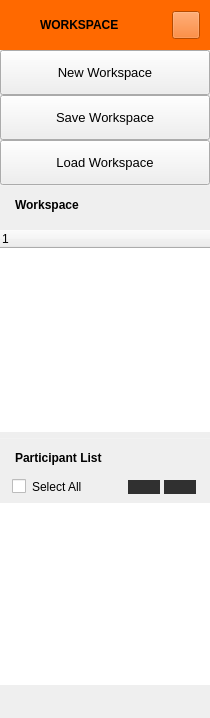
        <widget class="QFrame" name="extraLeftBox">
         <property name="minimumSize">
          <size>
           <width>210</width>
           <height>0</height>
          </size>
         </property>
         <property name="maximumSize">
          <size>
           <width>0</width>
           <height>16777215</height>
          </size>
         </property>
         <property name="frameShape">
          <enum>QFrame::NoFrame</enum>
         </property>
         <property name="frameShadow">
          <enum>QFrame::Raised</enum>
         </property>
         <layout class="QVBoxLayout" name="extraColumLayout">
          <property name="spacing">
           <number>0</number>
          </property>
          <property name="leftMargin">
           <number>0</number>
          </property>
          <property name="topMargin">
           <number>0</number>
          </property>
          <property name="rightMargin">
           <number>0</number>
          </property>
          <property name="bottomMargin">
           <number>0</number>
          </property>
          <item>
           <widget class="QFrame" name="extraTopBg">
            <property name="minimumSize">
             <size>
              <width>0</width>
              <height>50</height>
             </size>
            </property>
            <property name="maximumSize">
             <size>
              <width>16777215</width>
              <height>50</height>
             </size>
            </property>
            <property name="styleSheet">
             <string notr="true">background-color:rgba(255,105,0,1);</string>
            </property>
            <property name="frameShape">
             <enum>QFrame::NoFrame</enum>
            </property>
            <property name="frameShadow">
             <enum>QFrame::Raised</enum>
            </property>
            <layout class="QVBoxLayout" name="verticalLayout_5">
             <property name="spacing">
              <number>0</number>
             </property>
             <property name="leftMargin">
              <number>0</number>
             </property>
             <property name="topMargin">
              <number>0</number>
             </property>
             <property name="rightMargin">
              <number>0</number>
             </property>
             <property name="bottomMargin">
              <number>0</number>
             </property>
             <item>
              <layout class="QGridLayout" name="extraTopLayout">
               <property name="leftMargin">
                <number>10</number>
               </property>
               <property name="rightMargin">
                <number>10</number>
               </property>
               <property name="horizontalSpacing">
                <number>10</number>
               </property>
               <property name="verticalSpacing">
                <number>0</number>
               </property>
               <item row="0" column="0">
                <widget class="QFrame" name="extraIcon">
                 <property name="minimumSize">
                  <size>
                   <width>20</width>
                   <height>0</height>
                  </size>
                 </property>
                 <property name="maximumSize">
                  <size>
                   <width>20</width>
                   <height>20</height>
                  </size>
                 </property>
                 <property name="styleSheet">
                  <string notr="true"/>
                 </property>
                 <property name="frameShape">
                  <enum>QFrame::NoFrame</enum>
                 </property>
                 <property name="frameShadow">
                  <enum>QFrame::Raised</enum>
                 </property>
                </widget>
               </item>
               <item row="0" column="1">
                <widget class="QLabel" name="extraLabel">
                 <property name="minimumSize">
                  <size>
                   <width>150</width>
                   <height>0</height>
                  </size>
                 </property>
                 <property name="styleSheet">
                  <string notr="true">font-weight: bold;
</string>
                 </property>
                 <property name="text">
                  <string>WORKSPACE</string>
                 </property>
                </widget>
               </item>
               <item row="0" column="2">
                <widget class="QPushButton" name="extraCloseColumnBtn">
                 <property name="minimumSize">
                  <size>
                   <width>28</width>
                   <height>28</height>
                  </size>
                 </property>
                 <property name="maximumSize">
                  <size>
                   <width>28</width>
                   <height>28</height>
                  </size>
                 </property>
                 <property name="cursor">
                  <cursorShape>PointingHandCursor</cursorShape>
                 </property>
                 <property name="toolTip">
                  <string>Close left box</string>
                 </property>
                 <property name="text">
                  <string/>
                 </property>
                 <property name="icon">
                  <iconset resource="resources.qrc">
                   <normaloff>:/icons/images/icons/icon_close.png</normaloff>:/icons/images/icons/icon_close.png</iconset>
                 </property>
                 <property name="iconSize">
                  <size>
                   <width>20</width>
                   <height>20</height>
                  </size>
                 </property>
                </widget>
               </item>
              </layout>
             </item>
            </layout>
           </widget>
          </item>
          <item>
           <widget class="QFrame" name="extraContent">
            <property name="frameShape">
             <enum>QFrame::NoFrame</enum>
            </property>
            <property name="frameShadow">
             <enum>QFrame::Raised</enum>
            </property>
            <layout class="QVBoxLayout" name="verticalLayout_12">
             <property name="spacing">
              <number>0</number>
             </property>
             <property name="leftMargin">
              <number>0</number>
             </property>
             <property name="topMargin">
              <number>0</number>
             </property>
             <property name="rightMargin">
              <number>0</number>
             </property>
             <property name="bottomMargin">
              <number>0</number>
             </property>
             <item alignment="Qt::AlignTop">
              <widget class="QFrame" name="extraTopMenu">
               <property name="frameShape">
                <enum>QFrame::NoFrame</enum>
               </property>
               <property name="frameShadow">
                <enum>QFrame::Raised</enum>
               </property>
               <layout class="QVBoxLayout" name="verticalLayout_11">
                <property name="spacing">
                 <number>0</number>
                </property>
                <property name="leftMargin">
                 <number>0</number>
                </property>
                <property name="topMargin">
                 <number>0</number>
                </property>
                <property name="rightMargin">
                 <number>0</number>
                </property>
                <property name="bottomMargin">
                 <number>0</number>
                </property>
                 <item>
                 <widget class="QPushButton" name="btn_share">
                  <property name="sizePolicy">
                   <sizepolicy hsizetype="Expanding" vsizetype="Fixed">
                    <horstretch>0</horstretch>
                    <verstretch>0</verstretch>
                   </sizepolicy>
                  </property>
                  <property name="minimumSize">
                   <size>
                    <width>0</width>
                    <height>45</height>
                   </size>
                  </property>
                  <property name="font">
                   <font>
                    <family>Segoe UI</family>
                    <pointsize>10</pointsize>
                    <italic>false</italic>
                    <bold>false</bold>
                   </font>
                  </property>
                  <property name="cursor">
                   <cursorShape>PointingHandCursor</cursorShape>
                  </property>
                  <property name="layoutDirection">
                   <enum>Qt::LeftToRight</enum>
                  </property>
                  <property name="styleSheet">
                   <string notr="true">background-image: url(:/icons/images/icons/cil-share-boxed.png);</string>
                  </property>
                  <property name="text">
                   <string>New Workspace</string>
                  </property>
                 </widget>
                </item>
                <item>
                 <widget class="QPushButton" name="btn_share">
                  <property name="sizePolicy">
                   <sizepolicy hsizetype="Expanding" vsizetype="Fixed">
                    <horstretch>0</horstretch>
                    <verstretch>0</verstretch>
                   </sizepolicy>
                  </property>
                  <property name="minimumSize">
                   <size>
                    <width>0</width>
                    <height>45</height>
                   </size>
                  </property>
                  <property name="font">
                   <font>
                    <family>Segoe UI</family>
                    <pointsize>10</pointsize>
                    <italic>false</italic>
                    <bold>false</bold>
                   </font>
                  </property>
                  <property name="cursor">
                   <cursorShape>PointingHandCursor</cursorShape>
                  </property>
                  <property name="layoutDirection">
                   <enum>Qt::LeftToRight</enum>
                  </property>
                  <property name="styleSheet">
                   <string notr="true">background-image: url(:/icons/images/icons/cil-share-boxed.png);</string>
                  </property>
                  <property name="text">
                   <string>Save Workspace</string>
                  </property>
                 </widget>
                </item>
                <item>
                 <widget class="QPushButton" name="btn_adjustments">
                  <property name="sizePolicy">
                   <sizepolicy hsizetype="Expanding" vsizetype="Fixed">
                    <horstretch>0</horstretch>
                    <verstretch>0</verstretch>
                   </sizepolicy>
                  </property>
                  <property name="minimumSize">
                   <size>
                    <width>0</width>
                    <height>45</height>
                   </size>
                  </property>
                  <property name="font">
                   <font>
                    <family>Segoe UI</family>
                    <pointsize>10</pointsize>
                    <italic>false</italic>
                    <bold>false</bold>
                   </font>
                  </property>
                  <property name="cursor">
                   <cursorShape>PointingHandCursor</cursorShape>
                  </property>
                  <property name="layoutDirection">
                   <enum>Qt::LeftToRight</enum>
                  </property>
                  <property name="styleSheet">
                   <string notr="true">background-image: url(:/icons/images/icons/cil-folder-open.png);</string>
                  </property>
                  <property name="text">
                   <string>Load Workspace</string>
                  </property>
                 </widget>
                </item>
               </layout>
              </widget>
             </item>
             <item>
              <widget class="QFrame" name="extraCenter">
               <property name="frameShape">
                <enum>QFrame::NoFrame</enum>
               </property>
               <property name="frameShadow">
                <enum>QFrame::Raised</enum>
               </property>
               <layout class="QVBoxLayout" name="verticalLayout_10">
                <property name="spacing">
                 <number>0</number>
                </property>
                <property name="leftMargin">
                 <number>0</number>
                </property>
                <property name="topMargin">
                 <number>0</number>
                </property>
                <property name="rightMargin">
                 <number>0</number>
                </property>
                <property name="bottomMargin">
                 <number>0</number>
                </property>
                <item>
                 <widget class="QFrame" name="frame_50">
                  <property name="styleSheet">
                   <string notr="true">border:none;</string>
                  </property>
                  <property name="frameShape">
                   <enum>QFrame::StyledPanel</enum>
                  </property>
                  <property name="frameShadow">
                   <enum>QFrame::Raised</enum>
                  </property>
                  <layout class="QVBoxLayout" name="verticalLayout_64">
                   <property name="leftMargin">
                    <number>0</number>
                   </property>
                   <property name="topMargin">
                    <number>0</number>
                   </property>
                   <property name="rightMargin">
                    <number>0</number>
                   </property>
                   <property name="bottomMargin">
                    <number>0</number>
                   </property>
                   <item>
                    <widget class="QFrame" name="workspace_tree">
                     <property name="sizePolicy">
                      <sizepolicy hsizetype="Preferred" vsizetype="Expanding">
                       <horstretch>0</horstretch>
                       <verstretch>1</verstretch>
                      </sizepolicy>
                     </property>
                     <property name="frameShape">
                      <enum>QFrame::StyledPanel</enum>
                     </property>
                     <property name="frameShadow">
                      <enum>QFrame::Raised</enum>
                     </property>
                     <layout class="QVBoxLayout" name="verticalLayout_79">
                      <property name="leftMargin">
                       <number>0</number>
                      </property>
                      <property name="topMargin">
                       <number>0</number>
                      </property>
                      <property name="rightMargin">
                       <number>0</number>
                      </property>
                      <property name="bottomMargin">
                       <number>0</number>
                      </property>
                      <item>
                       <widget class="QFrame" name="frame_55">
                        <property name="styleSheet">
                         <string notr="true">
border-top:1px solid rgba(255,255,255,0.2);</string>
                        </property>
                        <property name="frameShape">
                         <enum>QFrame::StyledPanel</enum>
                        </property>
                        <property name="frameShadow">
                         <enum>QFrame::Raised</enum>
                        </property>
                        <layout class="QVBoxLayout" name="verticalLayout_78">
                         <property name="spacing">
                          <number>0</number>
                         </property>
                         <property name="leftMargin">
                          <number>0</number>
                         </property>
                         <property name="topMargin">
                          <number>0</number>
                         </property>
                         <property name="rightMargin">
                          <number>0</number>
                         </property>
                         <property name="bottomMargin">
                          <number>0</number>
                         </property>
                         <item>
                          <widget class="QFrame" name="frame_56">
                           <property name="styleSheet">
                            <string notr="true">border:none;
margin:6px 6px;</string>
                           </property>
                           <property name="frameShape">
                            <enum>QFrame::StyledPanel</enum>
                           </property>
                           <property name="frameShadow">
                            <enum>QFrame::Raised</enum>
                           </property>
                           <layout class="QHBoxLayout" name="horizontalLayout_39">
                            <property name="spacing">
                             <number>0</number>
                            </property>
                            <property name="leftMargin">
                             <number>0</number>
                            </property>
                            <property name="topMargin">
                             <number>0</number>
                            </property>
                            <property name="rightMargin">
                             <number>0</number>
                            </property>
                            <property name="bottomMargin">
                             <number>0</number>
                            </property>
                            <item>
                             <widget class="QLabel" name="label_39">
                              <property name="styleSheet">
                               <string notr="true">font-weight: bold;
font-size:12px;</string>
                              </property>
                              <property name="text">
                               <string>Workspace</string>
                              </property>
                             </widget>
                            </item>
                            <item>
                             <spacer name="horizontalSpacer_18">
                              <property name="orientation">
                               <enum>Qt::Horizontal</enum>
                              </property>
                              <property name="sizeHint" stdset="0">
                               <size>
                                <width>120</width>
                                <height>8</height>
                               </size>
                              </property>
                             </spacer>
                            </item>
                           </layout>
                          </widget>
                         </item>
                        </layout>
                       </widget>
                      </item>
                      <item>
                       <widget class="QTreeWidget" name="treeWidget">
                        <column>
                         <property name="text">
                          <string notr="true">1</string>
                         </property>
                        </column>
                       </widget>
                      </item>
                     </layout>
                    </widget>
                   </item>
                   <item>
                    <widget class="QFrame" name="paticipant_list">
                     <property name="sizePolicy">
                      <sizepolicy hsizetype="Preferred" vsizetype="Expanding">
                       <horstretch>0</horstretch>
                       <verstretch>1</verstretch>
                      </sizepolicy>
                     </property>
                     <property name="frameShape">
                      <enum>QFrame::StyledPanel</enum>
                     </property>
                     <property name="frameShadow">
                      <enum>QFrame::Raised</enum>
                     </property>
                     <layout class="QVBoxLayout" name="verticalLayout_65">
                      <property name="leftMargin">
                       <number>0</number>
                      </property>
                      <property name="topMargin">
                       <number>0</number>
                      </property>
                      <property name="rightMargin">
                       <number>0</number>
                      </property>
                      <property name="bottomMargin">
                       <number>0</number>
                      </property>
                      <item>
                       <widget class="QFrame" name="frame_51">
                        <property name="styleSheet">
                         <string notr="true">
border-top:1px solid rgba(255,255,255,0.2);</string>
                        </property>
                        <property name="frameShape">
                         <enum>QFrame::StyledPanel</enum>
                        </property>
                        <property name="frameShadow">
                         <enum>QFrame::Raised</enum>
                        </property>
                        <layout class="QVBoxLayout" name="verticalLayout_77">
                         <property name="spacing">
                          <number>0</number>
                         </property>
                         <property name="leftMargin">
                          <number>0</number>
                         </property>
                         <property name="topMargin">
                          <number>0</number>
                         </property>
                         <property name="rightMargin">
                          <number>0</number>
                         </property>
                         <property name="bottomMargin">
                          <number>0</number>
                         </property>
                         <item>
                          <widget class="QFrame" name="frame_52">
                           <property name="styleSheet">
                            <string notr="true">border:none;
margin:6px 6px;</string>
                           </property>
                           <property name="frameShape">
                            <enum>QFrame::StyledPanel</enum>
                           </property>
                           <property name="frameShadow">
                            <enum>QFrame::Raised</enum>
                           </property>
                           <layout class="QHBoxLayout" name="horizontalLayout_34">
                            <property name="spacing">
                             <number>0</number>
                            </property>
                            <property name="leftMargin">
                             <number>0</number>
                            </property>
                            <property name="topMargin">
                             <number>0</number>
                            </property>
                            <property name="rightMargin">
                             <number>0</number>
                            </property>
                            <property name="bottomMargin">
                             <number>0</number>
                            </property>
                            <item>
                             <widget class="QLabel" name="label_38">
                              <property name="styleSheet">
                               <string notr="true">font-weight: bold;
font-size:12px;</string>
                              </property>
                              <property name="text">
                               <string>Participant List</string>
                              </property>
                             </widget>
                            </item>
                            <item>
                             <spacer name="horizontalSpacer_16">
                              <property name="orientation">
                               <enum>Qt::Horizontal</enum>
                              </property>
                              <property name="sizeHint" stdset="0">
                               <size>
                                <width>120</width>
                                <height>8</height>
                               </size>
                              </property>
                             </spacer>
                            </item>
                           </layout>
                          </widget>
                         </item>
                         <item>
                          <widget class="QFrame" name="frame_53">
                           <property name="styleSheet">
                            <string notr="true">margin:0px 6px;
border: none;</string>
                           </property>
                           <property name="frameShape">
                            <enum>QFrame::StyledPanel</enum>
                           </property>
                           <property name="frameShadow">
                            <enum>QFrame::Raised</enum>
                           </property>
                           <layout class="QHBoxLayout" name="horizontalLayout_33">
                            <property name="spacing">
                             <number>0</number>
                            </property>
                            <property name="leftMargin">
                             <number>0</number>
                            </property>
                            <property name="topMargin">
                             <number>0</number>
                            </property>
                            <property name="rightMargin">
                             <number>0</number>
                            </property>
                            <property name="bottomMargin">
                             <number>0</number>
                            </property>
                            <item>
                             <widget class="QCheckBox" name="checkBox_3">
                              <property name="text">
                               <string>Select All</string>
                              </property>
                             </widget>
                            </item>
                            <item>
                             <spacer name="horizontalSpacer_17">
                              <property name="orientation">
                               <enum>Qt::Horizontal</enum>
                              </property>
                              <property name="sizeHint" stdset="0">
                               <size>
                                <width>93</width>
                                <height>11</height>
                               </size>
                              </property>
                             </spacer>
                            </item>
                            <item>
                             <widget class="QFrame" name="frame_54">
                              <property name="styleSheet">
                               <string notr="true">border: none;
</string>
                              </property>
                              <property name="frameShape">
                               <enum>QFrame::StyledPanel</enum>
                              </property>
                              <property name="frameShadow">
                               <enum>QFrame::Raised</enum>
                              </property>
                              <layout class="QHBoxLayout" name="horizontalLayout_32">
                               <property name="spacing">
                                <number>0</number>
                               </property>
                               <property name="leftMargin">
                                <number>0</number>
                               </property>
                               <property name="topMargin">
                                <number>0</number>
                               </property>
                               <property name="rightMargin">
                                <number>0</number>
                               </property>
                               <property name="bottomMargin">
                                <number>0</number>
                               </property>
                               <item>
                                <widget class="QPushButton" name="pushButton_17">
                                 <property name="cursor">
                                  <cursorShape>PointingHandCursor</cursorShape>
                                 </property>
                                 <property name="styleSheet">
                                  <string notr="true">background-color:rgba(0,0,0,0.8);
margin:3px 2px;</string>
                                 </property>
                                 <property name="text">
                                  <string/>
                                 </property>
                                 <property name="icon">
                                  <iconset resource="resources.qrc">
                                   <normaloff>:/icons/images/icons/cil-minus.png</normaloff>:/icons/images/icons/cil-minus.png</iconset>
                                 </property>
                                </widget>
                               </item>
                               <item>
                                <widget class="QPushButton" name="pushButton_18">
                                 <property name="cursor">
                                  <cursorShape>PointingHandCursor</cursorShape>
                                 </property>
                                 <property name="styleSheet">
                                  <string notr="true">background-color:rgba(0,0,0,0.8);
margin:3px 2px;
</string>
                                 </property>
                                 <property name="text">
                                  <string/>
                                 </property>
                                 <property name="icon">
                                  <iconset resource="resources.qrc">
                                   <normaloff>:/icons/images/icons/cil-plus.png</normaloff>:/icons/images/icons/cil-plus.png</iconset>
                                 </property>
                                </widget>
                               </item>
                              </layout>
                             </widget>
                            </item>
                           </layout>
                          </widget>
                         </item>
                        </layout>
                       </widget>
                      </item>
                      <item>
                       <widget class="QListWidget" name="listWidget_3"/>
                      </item>
                     </layout>
                    </widget>
                   </item>
                  </layout>
                 </widget>
                </item>
               </layout>
              </widget>
             </item>
             <item>
              <widget class="QFrame" name="extraBottom">
               <property name="minimumSize">
                <size>
                 <width>0</width>
                 <height>33</height>
                </size>
               </property>
               <property name="frameShape">
                <enum>QFrame::NoFrame</enum>
               </property>
               <property name="frameShadow">
                <enum>QFrame::Raised</enum>
               </property>
              </widget>
             </item>
            </layout>
           </widget>
          </item>
         </layout>
        </widget>
